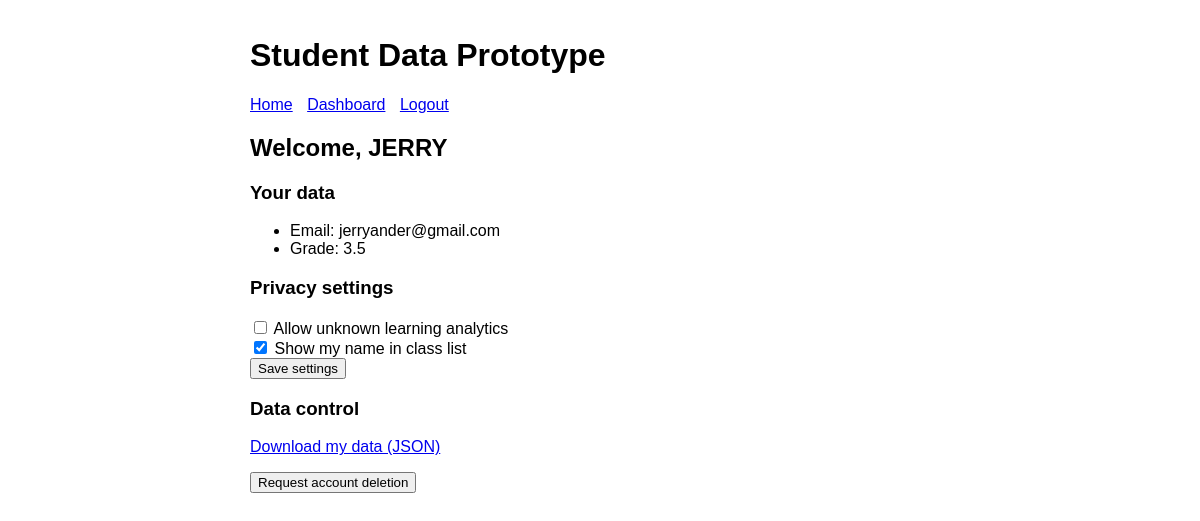
/dashboard (signed in), run on the app's committed database.
### tables this page shows
CREATE TABLE users (
            id INTEGER PRIMARY KEY AUTOINCREMENT,
            name TEXT NOT NULL,
            email TEXT UNIQUE NOT NULL,
            password_hash TEXT NOT NULL,
            grade TEXT,
            allow_analytics INTEGER DEFAULT 0,
            show_in_classlist INTEGER DEFAULT 1,
            deletion_requested INTEGER DEFAULT 0
        );

### app.py (the view, shortened to what this page needs)
@app.route("/dashboard", methods=["GET", "POST"])
def dashboard():
    if "user_id" not in session:
        flash("Please log in first.", "error")
        return redirect(url_for("login"))
    user_id = session["user_id"]
    connection = get_db()
    cursor = connection.cursor()
    cursor.execute("SELECT * FROM users WHERE id = ?", (user_id,))
    user = cursor.fetchone()
    connection.close()
    return render_template("dashboard.html", user=user)

### app.py (called while the page is built)
def get_db():
    connection = sqlite3.connect(DB_NAME)
    connection.row_factory = sqlite3.Row
    return connection

### templates/dashboard.html (shortened to what this page needs)
{% extends "base.html" %}
{% block content %}
<h2>Welcome, {{ user['name'] }}</h2>
<h3>Your data</h3>
<ul>
    <li>Email: {{ user['email'] }}</li>
    <li>Grade: {{ user['grade'] or 'not provided' }}</li>
</ul>
<h3>Privacy settings</h3>
<form method="post">
    <label>
        <input type="checkbox" name="allow_analytics"
               {% if user['allow_analytics'] %}checked{% endif %}>
        Allow unknown learning analytics
    </label><br>
    <label>
        <input type="checkbox" name="show_in_classlist"
               {% if user['show_in_classlist'] %}checked{% endif %}>
        Show my name in class list
    </label><br>
    <button type="submit">Save settings</button>
</form>
<h3>Data control</h3>
<p><a href="{{ url_for('download_data') }}">Download my data (JSON)</a></p>
<form method="post" action="{{ url_for('request_deletion') }}">
    <button type="submit">Request account deletion</button>
</form>
{% endblock %}

### data on the page
users: name "JERRY", email "jerryander@gmail.com", grade "3.5", show_in_classlist "☑"
